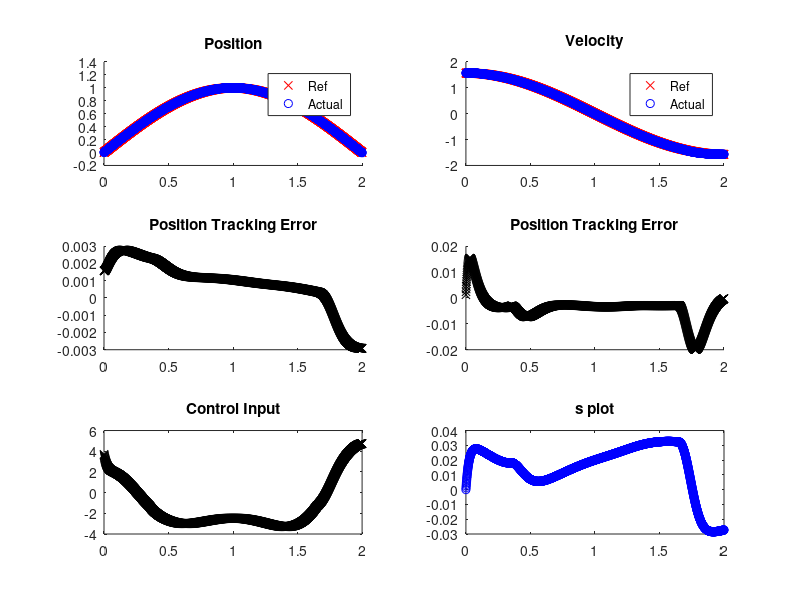

Here is the MATLAB script that generated this plot:
clf(figure(1));
alpha1 = @(t) 1+abs(sin(t)); % 1 <= alpha <=2

f = @(t,x) -alpha1(t)*x(2)^2*cos(3*x(1));
plant = @(t,x,v) f(t,x) + v;

alpha1_hat = @(t) 1.5;
f_hat = @(t,x) -alpha1_hat(t)*x(2)^2*cos(3*x(1));

alpha1_limit = @(t) 0.5;
F = @(t,x) alpha1_hat(t)*x(2)^2*abs(cos(3*x(1)));

dt = 1e-3;
t_end = 2;
ts = 0:dt:t_end;

% Controller
lambda = 20;
eta = 0.1;
phi = 0.1;
u_max = 5;
u_min = -5;

s_func = @(x_err) x_err(2)+lambda*x_err(1);

xs = -100*(ones(length(ts),3));
vs = -100*(ones(length(ts),1));
ss = -100*(ones(length(ts),1));
% % Plant only plot
% x = [1,-1];
% v = 0;
% for it = 1:length(ts)
%     xdd = plant(ts(it), x, v);
%     x = x + dt*[x(2), xdd];
%     
%     xs(it, :) = [x, xdd];
% %     plot(ts(1:it), xs(1:it,1), 'rx')
% %     drawnow()
% end

% xdd_des = [1e-3*0:dt:1, zeros(length((1+dt):dt:t_end), 1)']';
x_des = sin(pi/2*ts');
xd_des = diff(x_des)/dt; xd_des = [xd_des(1); xd_des];
xdd_des = diff(xd_des)/dt; xdd_des = [xdd_des(1); xdd_des];
traj = [x_des, xd_des, xdd_des];
x = traj(1, 1:2);

for it = 1:length(ts)
    % determine control input
    x_err = x - traj(it,1:2); % don't care about error in acceleration because that is an input!
    u_hat = -f_hat(ts(it),x) + traj(it,3) - lambda*x_err(2);
    k = F(ts(it),x) + eta;
    s = s_func(x_err);
%     v = u_hat - k*sign(s);
    v = u_hat - k*min(1, max(-1, s/phi));
%     v = min(u_min, max(u_max, v_raw));
    % plot(ts(1:it), x_des(1:it,1), 'rx')
    
    % run dynamics forward
    xdd = plant(ts(it), x, v);
    x = x + dt*[x(2), xdd];
    
    xs(it, :) = [x, xdd];
    vs(it) = v;
    ss(it) = s;
    
    
end
    
% plotting
% plot(ts, xs(:,1), 'rx')
% plot(ts, vs(:,1), 'bx-')


% position
subplot(3,2,1)
hold on
plot(ts, traj(:,1), 'rx')
plot(ts, xs(:,1), 'bo')
title('Position')
legend('Ref', 'Actual')

% position error
subplot(3,2,3)
hold on
plot(ts, xs(:,1) - traj(:,1), 'kx-')
title('Position Tracking Error')

% velocity
subplot(3,2,2)
hold on
plot(ts, traj(:,2), 'rx')
plot(ts, xs(:,2), 'bo')
title('Velocity')
legend('Ref', 'Actual')

% velocity error
subplot(3,2,4)
hold on
plot(ts, xs(:,2) - traj(:,2), 'kx-')
title('Position Tracking Error')

% control input
subplot(3,2,5)
plot(ts, vs, 'kx-')
title('Control Input')

% s plot
subplot(3,2,6)
plot(ts, ss, 'bo-')
title('s plot')
% fprintf('Switch Count: %d \n', switch_count)
